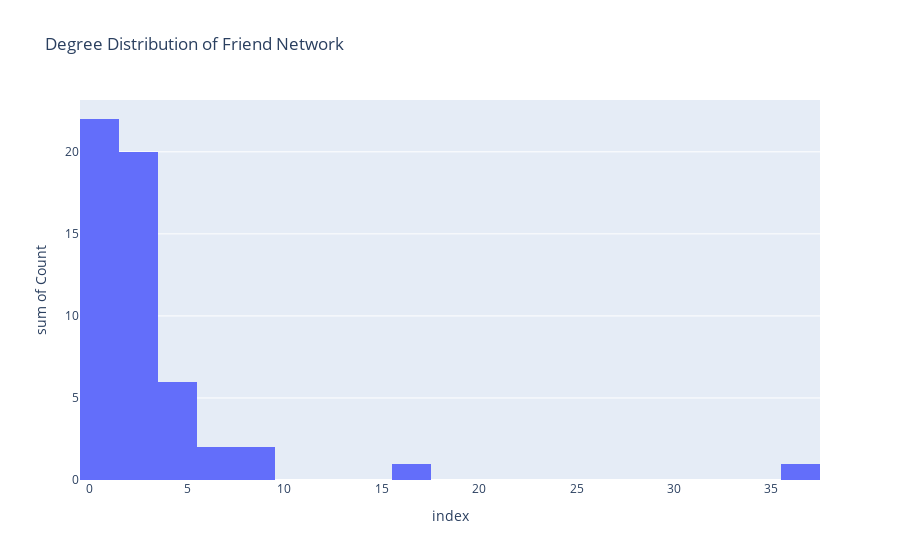

Notebook cell for this chart:
### Code cell
#histogram of degree distribution

#TO DO try using plotnine
degree_sequence = sorted([d for n, d in G.degree()], reverse=True)
degree_count = pd.Series(degree_sequence).value_counts().sort_index()
fig = px.histogram(degree_count, x=degree_count.index, y=degree_count.values,
             labels={'x': 'Degree', 'y': 'Count'}, nbins=30,
             title='Degree Distribution of Friend Network')
fig.show()

### Figure 1 — Plotly figure (JSON) as saved in the notebook; plotly's stock layout.template omitted (floating-point values rounded to 4 significant figures)
{"data": [{"bingroup": "x", "histfunc": "sum", "hovertemplate": "index=%{x}<br>sum of Count=%{y}<extra></extra>", "legendgroup": "", "marker": {"color": "#636efa", "pattern": {"shape": ""}}, "name": "", "nbinsx": 30, "orientation": "v", "showlegend": false, "type": "histogram", "x": [1, 2, 3, 4, 5, 6, 8, 16, 36], "xaxis": "x", "y": [22, 12, 8, 4, 2, 2, 2, 1, 1], "yaxis": "y"}], "layout": {"barmode": "relative", "legend": {"tracegroupgap": 0}, "title": {"text": "Degree Distribution of Friend Network"}, "xaxis": {"anchor": "y", "domain": [0, 1], "title": {"text": "index"}}, "yaxis": {"anchor": "x", "domain": [0, 1], "title": {"text": "sum of Count"}}}}
